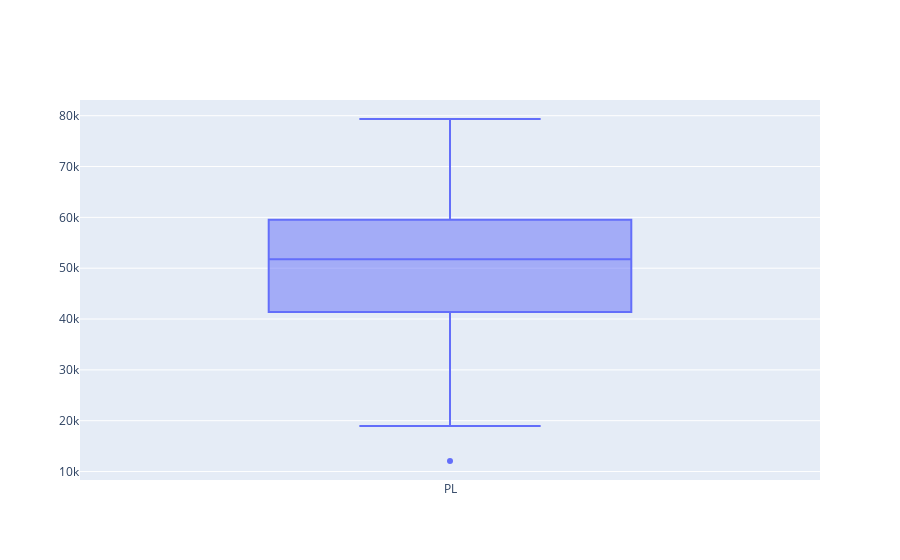

Notebook code cell kept with this figure:
### Code cell
fig = go.Figure(data=go.Box(y=df['PC'], name='PL'))
fig.show()
